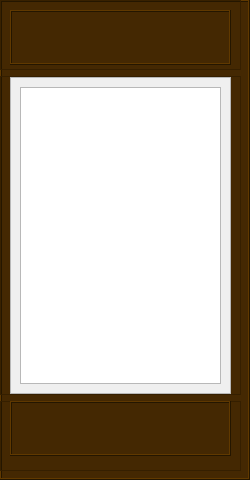
      <widget class="QFrame" name="frame_8">
       <property name="palette">
        <palette>
         <active>
          <colorrole role="WindowText">
           <brush brushstyle="SolidPattern">
            <color alpha="255">
             <red>255</red>
             <green>255</green>
             <blue>255</blue>
            </color>
           </brush>
          </colorrole>
          <colorrole role="Button">
           <brush brushstyle="SolidPattern">
            <color alpha="230">
             <red>67</red>
             <green>39</green>
             <blue>0</blue>
            </color>
           </brush>
          </colorrole>
          <colorrole role="Light">
           <brush brushstyle="SolidPattern">
            <color alpha="230">
             <red>100</red>
             <green>59</green>
             <blue>0</blue>
            </color>
           </brush>
          </colorrole>
          <colorrole role="Midlight">
           <brush brushstyle="SolidPattern">
            <color alpha="230">
             <red>83</red>
             <green>49</green>
             <blue>0</blue>
            </color>
           </brush>
          </colorrole>
          <colorrole role="Dark">
           <brush brushstyle="SolidPattern">
            <color alpha="230">
             <red>33</red>
             <green>20</green>
             <blue>0</blue>
            </color>
           </brush>
          </colorrole>
          <colorrole role="Mid">
           <brush brushstyle="SolidPattern">
            <color alpha="230">
             <red>45</red>
             <green>26</green>
             <blue>0</blue>
            </color>
           </brush>
          </colorrole>
          <colorrole role="Text">
           <brush brushstyle="SolidPattern">
            <color alpha="255">
             <red>255</red>
             <green>255</green>
             <blue>255</blue>
            </color>
           </brush>
          </colorrole>
          <colorrole role="BrightText">
           <brush brushstyle="SolidPattern">
            <color alpha="255">
             <red>255</red>
             <green>255</green>
             <blue>255</blue>
            </color>
           </brush>
          </colorrole>
          <colorrole role="ButtonText">
           <brush brushstyle="SolidPattern">
            <color alpha="255">
             <red>255</red>
             <green>255</green>
             <blue>255</blue>
            </color>
           </brush>
          </colorrole>
          <colorrole role="Base">
           <brush brushstyle="SolidPattern">
            <color alpha="255">
             <red>0</red>
             <green>0</green>
             <blue>0</blue>
            </color>
           </brush>
          </colorrole>
          <colorrole role="Window">
           <brush brushstyle="SolidPattern">
            <color alpha="230">
             <red>67</red>
             <green>39</green>
             <blue>0</blue>
            </color>
           </brush>
          </colorrole>
          <colorrole role="Shadow">
           <brush brushstyle="SolidPattern">
            <color alpha="255">
             <red>0</red>
             <green>0</green>
             <blue>0</blue>
            </color>
           </brush>
          </colorrole>
          <colorrole role="AlternateBase">
           <brush brushstyle="SolidPattern">
            <color alpha="242">
             <red>33</red>
             <green>19</green>
             <blue>0</blue>
            </color>
           </brush>
          </colorrole>
          <colorrole role="ToolTipBase">
           <brush brushstyle="SolidPattern">
            <color alpha="255">
             <red>255</red>
             <green>255</green>
             <blue>220</blue>
            </color>
           </brush>
          </colorrole>
          <colorrole role="ToolTipText">
           <brush brushstyle="SolidPattern">
            <color alpha="255">
             <red>0</red>
             <green>0</green>
             <blue>0</blue>
            </color>
           </brush>
          </colorrole>
          <colorrole role="PlaceholderText">
           <brush brushstyle="SolidPattern">
            <color alpha="128">
             <red>255</red>
             <green>255</green>
             <blue>255</blue>
            </color>
           </brush>
          </colorrole>
         </active>
         <inactive>
          <colorrole role="WindowText">
           <brush brushstyle="SolidPattern">
            <color alpha="255">
             <red>255</red>
             <green>255</green>
             <blue>255</blue>
            </color>
           </brush>
          </colorrole>
          <colorrole role="Button">
           <brush brushstyle="SolidPattern">
            <color alpha="230">
             <red>67</red>
             <green>39</green>
             <blue>0</blue>
            </color>
           </brush>
          </colorrole>
          <colorrole role="Light">
           <brush brushstyle="SolidPattern">
            <color alpha="230">
             <red>100</red>
             <green>59</green>
             <blue>0</blue>
            </color>
           </brush>
          </colorrole>
          <colorrole role="Midlight">
           <brush brushstyle="SolidPattern">
            <color alpha="230">
             <red>83</red>
             <green>49</green>
             <blue>0</blue>
            </color>
           </brush>
          </colorrole>
          <colorrole role="Dark">
           <brush brushstyle="SolidPattern">
            <color alpha="230">
             <red>33</red>
             <green>20</green>
             <blue>0</blue>
            </color>
           </brush>
          </colorrole>
          <colorrole role="Mid">
           <brush brushstyle="SolidPattern">
            <color alpha="230">
             <red>45</red>
             <green>26</green>
             <blue>0</blue>
            </color>
           </brush>
          </colorrole>
          <colorrole role="Text">
           <brush brushstyle="SolidPattern">
            <color alpha="255">
             <red>255</red>
             <green>255</green>
             <blue>255</blue>
            </color>
           </brush>
          </colorrole>
          <colorrole role="BrightText">
           <brush brushstyle="SolidPattern">
            <color alpha="255">
             <red>255</red>
             <green>255</green>
             <blue>255</blue>
            </color>
           </brush>
          </colorrole>
          <colorrole role="ButtonText">
           <brush brushstyle="SolidPattern">
            <color alpha="255">
             <red>255</red>
             <green>255</green>
             <blue>255</blue>
            </color>
           </brush>
          </colorrole>
          <colorrole role="Base">
           <brush brushstyle="SolidPattern">
            <color alpha="255">
             <red>0</red>
             <green>0</green>
             <blue>0</blue>
            </color>
           </brush>
          </colorrole>
          <colorrole role="Window">
           <brush brushstyle="SolidPattern">
            <color alpha="230">
             <red>67</red>
             <green>39</green>
             <blue>0</blue>
            </color>
           </brush>
          </colorrole>
          <colorrole role="Shadow">
           <brush brushstyle="SolidPattern">
            <color alpha="255">
             <red>0</red>
             <green>0</green>
             <blue>0</blue>
            </color>
           </brush>
          </colorrole>
          <colorrole role="AlternateBase">
           <brush brushstyle="SolidPattern">
            <color alpha="242">
             <red>33</red>
             <green>19</green>
             <blue>0</blue>
            </color>
           </brush>
          </colorrole>
          <colorrole role="ToolTipBase">
           <brush brushstyle="SolidPattern">
            <color alpha="255">
             <red>255</red>
             <green>255</green>
             <blue>220</blue>
            </color>
           </brush>
          </colorrole>
          <colorrole role="ToolTipText">
           <brush brushstyle="SolidPattern">
            <color alpha="255">
             <red>0</red>
             <green>0</green>
             <blue>0</blue>
            </color>
           </brush>
          </colorrole>
          <colorrole role="PlaceholderText">
           <brush brushstyle="SolidPattern">
            <color alpha="128">
             <red>255</red>
             <green>255</green>
             <blue>255</blue>
            </color>
           </brush>
          </colorrole>
         </inactive>
         <disabled>
          <colorrole role="WindowText">
           <brush brushstyle="SolidPattern">
            <color alpha="230">
             <red>33</red>
             <green>20</green>
             <blue>0</blue>
            </color>
           </brush>
          </colorrole>
          <colorrole role="Button">
           <brush brushstyle="SolidPattern">
            <color alpha="230">
             <red>67</red>
             <green>39</green>
             <blue>0</blue>
            </color>
           </brush>
          </colorrole>
          <colorrole role="Light">
           <brush brushstyle="SolidPattern">
            <color alpha="230">
             <red>100</red>
             <green>59</green>
             <blue>0</blue>
            </color>
           </brush>
          </colorrole>
          <colorrole role="Midlight">
           <brush brushstyle="SolidPattern">
            <color alpha="230">
             <red>83</red>
             <green>49</green>
             <blue>0</blue>
            </color>
           </brush>
          </colorrole>
          <colorrole role="Dark">
           <brush brushstyle="SolidPattern">
            <color alpha="230">
             <red>33</red>
             <green>20</green>
             <blue>0</blue>
            </color>
           </brush>
          </colorrole>
          <colorrole role="Mid">
           <brush brushstyle="SolidPattern">
            <color alpha="230">
             <red>45</red>
             <green>26</green>
             <blue>0</blue>
            </color>
           </brush>
          </colorrole>
          <colorrole role="Text">
           <brush brushstyle="SolidPattern">
            <color alpha="230">
             <red>33</red>
             <green>20</green>
             <blue>0</blue>
            </color>
           </brush>
          </colorrole>
          <colorrole role="BrightText">
           <brush brushstyle="SolidPattern">
            <color alpha="255">
             <red>255</red>
             <green>255</green>
             <blue>255</blue>
            </color>
           </brush>
          </colorrole>
          <colorrole role="ButtonText">
           <brush brushstyle="SolidPattern">
            <color alpha="230">
             <red>33</red>
             <green>20</green>
             <blue>0</blue>
            </color>
           </brush>
          </colorrole>
          <colorrole role="Base">
           <brush brushstyle="SolidPattern">
            <color alpha="230">
             <red>67</red>
             <green>39</green>
             <blue>0</blue>
            </color>
           </brush>
          </colorrole>
          <colorrole role="Window">
           <brush brushstyle="SolidPattern">
            <color alpha="230">
             <red>67</red>
             <green>39</green>
             <blue>0</blue>
            </color>
           </brush>
          </colorrole>
          <colorrole role="Shadow">
           <brush brushstyle="SolidPattern">
            <color alpha="255">
             <red>0</red>
             <green>0</green>
             <blue>0</blue>
            </color>
           </brush>
          </colorrole>
          <colorrole role="AlternateBase">
           <brush brushstyle="SolidPattern">
            <color alpha="230">
             <red>67</red>
             <green>39</green>
             <blue>0</blue>
            </color>
           </brush>
          </colorrole>
          <colorrole role="ToolTipBase">
           <brush brushstyle="SolidPattern">
            <color alpha="255">
             <red>255</red>
             <green>255</green>
             <blue>220</blue>
            </color>
           </brush>
          </colorrole>
          <colorrole role="ToolTipText">
           <brush brushstyle="SolidPattern">
            <color alpha="255">
             <red>0</red>
             <green>0</green>
             <blue>0</blue>
            </color>
           </brush>
          </colorrole>
          <colorrole role="PlaceholderText">
           <brush brushstyle="SolidPattern">
            <color alpha="128">
             <red>255</red>
             <green>255</green>
             <blue>255</blue>
            </color>
           </brush>
          </colorrole>
         </disabled>
        </palette>
       </property>
       <property name="autoFillBackground">
        <bool>true</bool>
       </property>
       <property name="frameShape">
        <enum>QFrame::Box</enum>
       </property>
       <property name="frameShadow">
        <enum>QFrame::Raised</enum>
       </property>
       <widget class="QWidget" name="verticalLayoutWidget_2">
        <property name="geometry">
         <rect>
          <x>0</x>
          <y>0</y>
          <width>241</width>
          <height>471</height>
         </rect>
        </property>
        <layout class="QVBoxLayout" name="verticalLayout_2">
         <item>
          <widget class="QFrame" name="frame">
           <property name="minimumSize">
            <size>
             <width>0</width>
             <height>70</height>
            </size>
           </property>
           <property name="maximumSize">
            <size>
             <width>16777215</width>
             <height>70</height>
            </size>
           </property>
           <property name="frameShape">
            <enum>QFrame::StyledPanel</enum>
           </property>
           <property name="frameShadow">
            <enum>QFrame::Raised</enum>
           </property>
           <widget class="QFrame" name="frame_9">
            <property name="geometry">
             <rect>
              <x>10</x>
              <y>10</y>
              <width>221</width>
              <height>55</height>
             </rect>
            </property>
            <property name="minimumSize">
             <size>
              <width>0</width>
              <height>55</height>
             </size>
            </property>
            <property name="maximumSize">
             <size>
              <width>16777215</width>
              <height>55</height>
             </size>
            </property>
            <property name="frameShape">
             <enum>QFrame::Box</enum>
            </property>
            <property name="frameShadow">
             <enum>QFrame::Raised</enum>
            </property>
            <widget class="QWidget" name="gridLayoutWidget_2">
             <property name="geometry">
              <rect>
               <x>-1</x>
               <y>-1</y>
               <width>221</width>
               <height>51</height>
              </rect>
             </property>
             <layout class="QGridLayout" name="viewpiecekilledblack" columnminimumwidth="0">
              <property name="sizeConstraint">
               <enum>QLayout::SetDefaultConstraint</enum>
              </property>
              <property name="leftMargin">
               <number>3</number>
              </property>
              <property name="topMargin">
               <number>3</number>
              </property>
              <property name="rightMargin">
               <number>3</number>
              </property>
              <property name="bottomMargin">
               <number>3</number>
              </property>
              <property name="spacing">
               <number>3</number>
              </property>
             </layout>
            </widget>
           </widget>
          </widget>
         </item>
         <item>
          <widget class="QFrame" name="frame_3">
           <property name="maximumSize">
            <size>
             <width>16777215</width>
             <height>320</height>
            </size>
           </property>
           <property name="frameShape">
            <enum>QFrame::StyledPanel</enum>
           </property>
           <property name="frameShadow">
            <enum>QFrame::Raised</enum>
           </property>
           <layout class="QVBoxLayout" name="verticalLayout_4">
            <property name="topMargin">
             <number>0</number>
            </property>
            <property name="bottomMargin">
             <number>0</number>
            </property>
            <item>
             <widget class="QScrollArea" name="scrollArea">
              <property name="maximumSize">
               <size>
                <width>16777215</width>
                <height>16777215</height>
               </size>
              </property>
              <property name="autoFillBackground">
               <bool>true</bool>
              </property>
              <property name="styleSheet">
               <string notr="true">QScrollBar:vertical {             
        border: 1px solid #999999;
        background:white;
        width:5px;    
        margin: 0px 0px 0px 0px;
    }
    QScrollBar::handle:vertical {
        background: qlineargradient(x1:0, y1:0, x2:1, y2:0,
        stop: 0 rgb(32, 47, 130), stop: 0.5 rgb(32, 47, 130), stop:1 rgb(32, 47, 130));
        min-height: 0px;
    }
    QScrollBar::add-line:vertical {
       background: qlineargradient(x1:0, y1:0, x2:1, y2:0,
        stop: 0 rgb(32, 47, 130), stop: 0.5 rgb(32, 47, 130),  stop:1 rgb(32, 47, 130));
       height: 0px;
       subcontrol-position: bottom;
        subcontrol-origin: margin;
    }
    QScrollBar::sub-line:vertical {
        background: qlineargradient(x1:0, y1:0, x2:1, y2:0,
        stop: 0  rgb(32, 47, 130), stop: 0.5 rgb(32, 47, 130),  stop:1 rgb(32, 47, 130));
        height: 0 px;
       subcontrol-position: top;
        subcontrol-origin: margin;
    }</string>
              </property>
              <property name="widgetResizable">
               <bool>true</bool>
              </property>
              <widget class="QWidget" name="scrollAreaWidgetContents_2">
               <property name="geometry">
                <rect>
                 <x>0</x>
                 <y>0</y>
                 <width>217</width>
                 <height>313</height>
                </rect>
               </property>
               <property name="autoFillBackground">
                <bool>true</bool>
               </property>
               <layout class="QVBoxLayout" name="verticalLayout_5">
                <property name="leftMargin">
                 <number>9</number>
                </property>
                <property name="topMargin">
                 <number>9</number>
                </property>
                <property name="rightMargin">
                 <number>9</number>
                </property>
                <property name="bottomMargin">
                 <number>9</number>
                </property>
                <item>
                 <widget class="QTableWidget" name="Log">
                  <property name="editTriggers">
                   <set>QAbstractItemView::NoEditTriggers</set>
                  </property>
                  <property name="alternatingRowColors">
                   <bool>true</bool>
                  </property>
                  <property name="selectionMode">
                   <enum>QAbstractItemView::NoSelection</enum>
                  </property>
                  <property name="rowCount">
                   <number>0</number>
                  </property>
                  <property name="columnCount">
                   <number>0</number>
                  </property>
                  <attribute name="horizontalHeaderVisible">
                   <bool>true</bool>
                  </attribute>
                 </widget>
                </item>
               </layout>
              </widget>
             </widget>
            </item>
           </layout>
          </widget>
         </item>
         <item>
          <widget class="QFrame" name="frame_2">
           <property name="minimumSize">
            <size>
             <width>0</width>
             <height>70</height>
            </size>
           </property>
           <property name="maximumSize">
            <size>
             <width>16777215</width>
             <height>70</height>
            </size>
           </property>
           <property name="frameShape">
            <enum>QFrame::StyledPanel</enum>
           </property>
           <property name="frameShadow">
            <enum>QFrame::Raised</enum>
           </property>
           <widget class="QFrame" name="frame_10">
            <property name="geometry">
             <rect>
              <x>10</x>
              <y>0</y>
              <width>221</width>
              <height>55</height>
             </rect>
            </property>
            <property name="minimumSize">
             <size>
              <width>0</width>
              <height>55</height>
             </size>
            </property>
            <property name="maximumSize">
             <size>
              <width>16777215</width>
              <height>55</height>
             </size>
            </property>
            <property name="frameShape">
             <enum>QFrame::Box</enum>
            </property>
            <property name="frameShadow">
             <enum>QFrame::Raised</enum>
            </property>
            <widget class="QWidget" name="gridLayoutWidget_3">
             <property name="geometry">
              <rect>
               <x>0</x>
               <y>0</y>
               <width>221</width>
               <height>51</height>
              </rect>
             </property>
             <layout class="QGridLayout" name="viewpiecekilledwhite" columnminimumwidth="0">
              <property name="leftMargin">
               <number>3</number>
              </property>
              <property name="topMargin">
               <number>3</number>
              </property>
              <property name="rightMargin">
               <number>3</number>
              </property>
              <property name="bottomMargin">
               <number>3</number>
              </property>
              <property name="spacing">
               <number>3</number>
              </property>
             </layout>
            </widget>
           </widget>
          </widget>
         </item>
        </layout>
       </widget>
      </widget>
